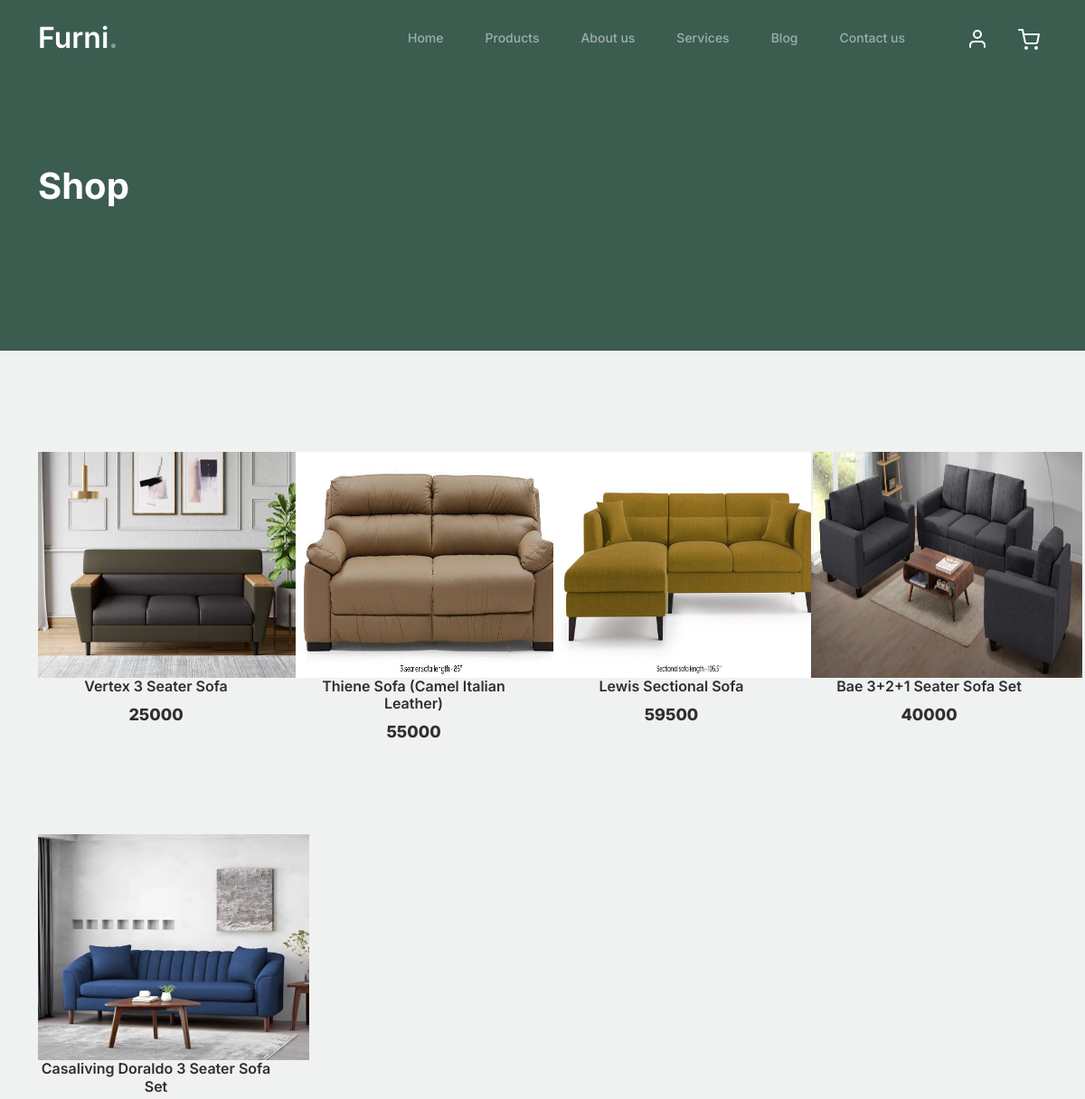
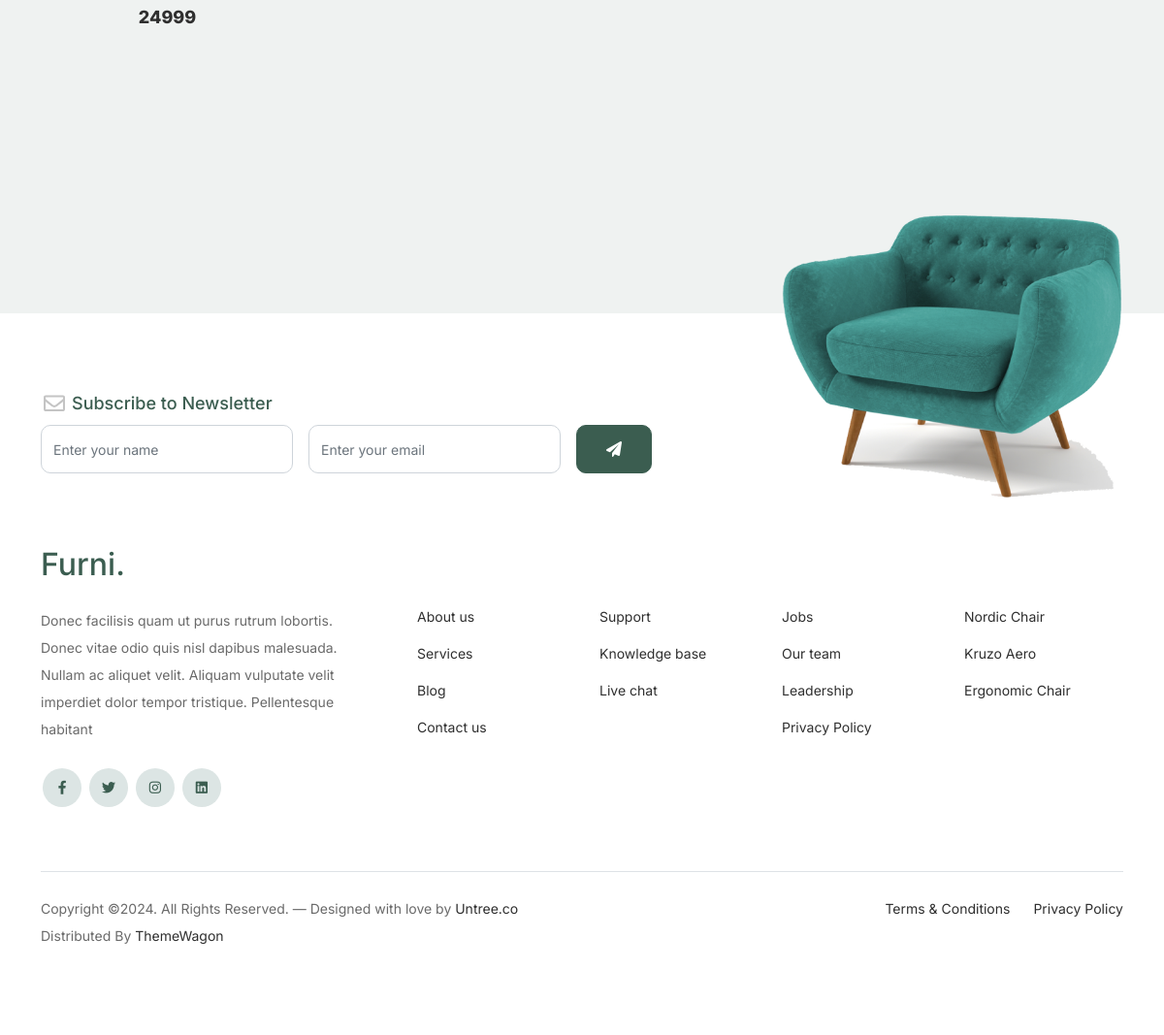
/filter_products/Sofas/, run on the app's committed database (2 pictures, top to bottom).
### FurnitureApp/models.py (models this page shows)
class ProductDb(models.Model):
    Product_Category = models.CharField(max_length=50,null=True,blank=True)
    Product_Name = models.CharField(max_length=50, null=True, blank=True)
    Quantity = models.IntegerField(null=True, blank=True)
    MRP = models.IntegerField(null=True,blank=True)
    Description = models.TextField(max_length=150, null=True, blank=True)
    Origin = models.CharField(max_length=50, null=True, blank=True)
    Manufacture = models.CharField(max_length=50, null=True, blank=True)
    Image1 = models.ImageField(upload_to="pro_image",null=True,blank=True)
    Image2 = models.ImageField(upload_to="pro_image", null=True, blank=True)
    Image3 = models.ImageField(upload_to="pro_image", null=True, blank=True)

### WebApp/views.py (the view)
# urls.py: path('filter_products/<cat_name>/',views.filter_products,name="filter_products"),
def filter_products(request,cat_name):
    data = ProductDb.objects.filter(Product_Category=cat_name)
    return render(request,"Products_filtered.html",{'data':data})

### WebApp/templates/Products_filtered.html (shortened to what this page needs)
<!doctype html>
{% load static %}
<html lang="en">
<head>
		<link href="{% static 'web/css/bootstrap.min.css' %}" rel="stylesheet">
		<link href="https://cdnjs.cloudflare.com/ajax/libs/font-awesome/6.0.0-beta3/css/all.min.css" rel="stylesheet">
		<link href="{% static 'web/css/tiny-slider.css' %}" rel="stylesheet">
		<link href="{% static 'web/css/style.css' %}" rel="stylesheet">
	</head>
	<body>
		<nav class="custom-navbar navbar navbar navbar-expand-md navbar-dark bg-dark" arial-label="Furni navigation bar">
			<div class="container">
				<a class="navbar-brand" href="index.html">Furni<span>.</span></a>
				<div class="collapse navbar-collapse" id="navbarsFurni">
					<ul class="custom-navbar-nav navbar-nav ms-auto mb-2 mb-md-0">
						<li class="nav-item ">
							<a class="nav-link" href="{% url 'home' %}">Home</a>
						</li>
						<li><a class="nav-link" href="{% url 'product_page' %}">Products</a></li>
						<li><a class="nav-link" href="{% url 'about_page' %}">About us</a></li>
						<li><a class="nav-link" href="services.html">Services</a></li>
						<li><a class="nav-link" href="{% url 'blog_page' %}">Blog</a></li>
						<li><a class="nav-link" href="{% url 'contact_page' %}">Contact us</a></li>
					</ul>
					<ul class="custom-navbar-cta navbar-nav mb-2 mb-md-0 ms-5">
						<li><a class="nav-link" href="{% url 'login_page' %}"><img src="{% static 'web/images/user.svg' %}"></a></li>
						<li><a class="nav-link" href="cart.html"><img src="{% static 'web/images/cart.svg' %}"></a></li>
					</ul>
				</div>
			</div>
		</nav>
			<div class="hero">
				<div class="container">
					<div class="row justify-content-between">
						<div class="col-lg-5">
							<div class="intro-excerpt">
								<h1>Shop</h1>
							</div>
						</div>
						<div class="col-lg-7">
						</div>
					</div>
				</div>
			</div>
		<div class="untree_co-section product-section before-footer-section">
		    <div class="container">
		      	<div class="row">
					{% for i in data %}
					<div class="col-12 col-md-4 col-lg-3 mb-5">
						<a class="product-item" href="{% url 'single_product' pro_id=i.id %}">
							<img src="{{i.Image1.url}}" width="300px" height="250px">
							<h3 class="product-title">{{i.Product_Name}}</h3>
							<strong class="product-price">{{i.MRP}}</strong>
						</a>
					</div>
					{% endfor %}
		      	</div>
		    </div>
		</div>
		<footer class="footer-section">
			<div class="container relative">
				<div class="sofa-img">
					<img src="{% static 'web/images/sofa.png' %}" alt="Image" class="img-fluid">
				</div>
				<div class="row">
					<div class="col-lg-8">
						<div class="subscription-form">
							<h3 class="d-flex align-items-center"><span class="me-1"><img src="{% static 'web/images/envelope-outline.svg' %}" alt="Image" class="img-fluid"></span><span>Subscribe to Newsletter</span></h3>
							<form action="#" class="row g-3">
								<div class="col-auto">
									<input type="text" class="form-control" placeholder="Enter your name">
								</div>
								<div class="col-auto">
									<input type="email" class="form-control" placeholder="Enter your email">
								</div>
								<div class="col-auto">
									<button class="btn btn-primary">
										<span class="fa fa-paper-plane"></span>
									</button>
								</div>
							</form>
						</div>
					</div>
				</div>
				<div class="row g-5 mb-5">
					<div class="col-lg-4">
						<div class="mb-4 footer-logo-wrap"><a href="#" class="footer-logo">Furni<span>.</span></a></div>
						<p class="mb-4">Donec facilisis quam ut purus rutrum lobortis. Donec vitae odio quis nisl dapibus malesuada. Nullam ac aliquet velit. Aliquam vulputate velit imperdiet dolor tempor tristique. Pellentesque habitant</p>
						<ul class="list-unstyled custom-social">
							<li><a href="#"><span class="fa fa-brands fa-facebook-f"></span></a></li>
							<li><a href="#"><span class="fa fa-brands fa-twitter"></span></a></li>
							<li><a href="#"><span class="fa fa-brands fa-instagram"></span></a></li>
							<li><a href="#"><span class="fa fa-brands fa-linkedin"></span></a></li>
						</ul>
					</div>
					<div class="col-lg-8">
						<div class="row links-wrap">
							<div class="col-6 col-sm-6 col-md-3">
								<ul class="list-unstyled">
									<li><a href="#">About us</a></li>
									<li><a href="#">Services</a></li>
									<li><a href="#">Blog</a></li>
									<li><a href="#">Contact us</a></li>
								</ul>
							</div>
							<div class="col-6 col-sm-6 col-md-3">
								<ul class="list-unstyled">
									<li><a href="#">Support</a></li>
									<li><a href="#">Knowledge base</a></li>
									<li><a href="#">Live chat</a></li>
								</ul>
							</div>
							<div class="col-6 col-sm-6 col-md-3">
								<ul class="list-unstyled">
									<li><a href="#">Jobs</a></li>
									<li><a href="#">Our team</a></li>
									<li><a href="#">Leadership</a></li>
									<li><a href="#">Privacy Policy</a></li>
								</ul>
							</div>
							<div class="col-6 col-sm-6 col-md-3">
								<ul class="list-unstyled">
									<li><a href="#">Nordic Chair</a></li>
									<li><a href="#">Kruzo Aero</a></li>
									<li><a href="#">Ergonomic Chair</a></li>
								</ul>
							</div>
						</div>
					</div>
				</div>
				<div class="border-top copyright">
					<div class="row pt-4">
						<div class="col-lg-6">
							<p class="mb-2 text-center text-lg-start">Copyright &copy;. All Rights Reserved. &mdash; Designed with love by <a href="https://untree.co">Untree.co</a>  Distributed By <a href="https://themewagon.com">ThemeWagon</a>
            </p>
						</div>
						<div class="col-lg-6 text-center text-lg-end">
							<ul class="list-unstyled d-inline-flex ms-auto">
								<li class="me-4"><a href="#">Terms &amp; Conditions</a></li>
								<li><a href="#">Privacy Policy</a></li>
							</ul>
						</div>
					</div>
				</div>
			</div>
		</footer>
	</body>
</html>

### data on the page
ProductDb: Image1 (picture), Product_Name "Vertex 3 Seater Sofa", MRP "25000"
ProductDb: Image1 (picture), Product_Name "Thiene Sofa (Camel Italian Leather)", MRP "55000"
ProductDb: Image1 (picture), Product_Name "Lewis Sectional Sofa", MRP "59500"
ProductDb: Image1 (picture), Product_Name "Bae 3+2+1 Seater Sofa Set", MRP "40000"
ProductDb: Image1 (picture), Product_Name "Casaliving Doraldo 3 Seater Sofa Set", MRP "24999"
